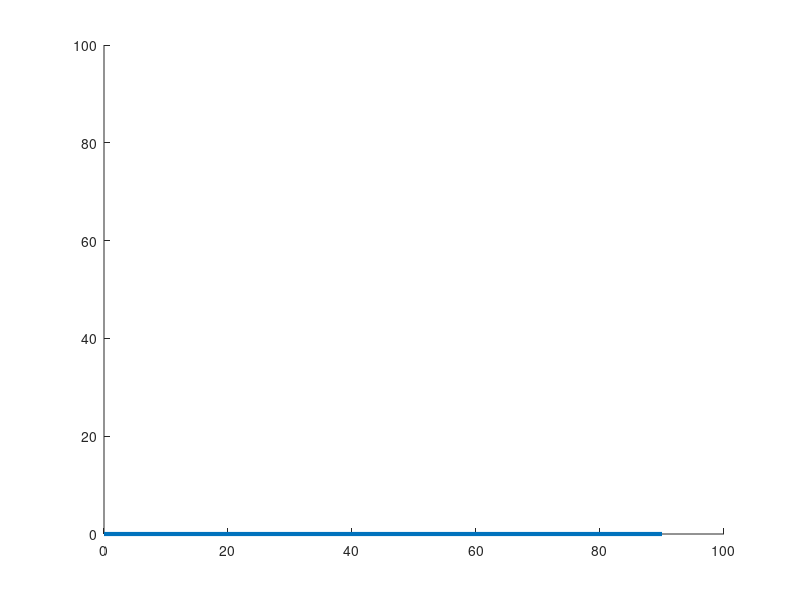

Recreate this plot in MATLAB. (Note: this script raises an error after producing the figure.)
%clear existing windows
close all; hold on;

%workspace dimensions
xMax = 100;
yMax = 100;
axis([0 xMax 0 yMax])

%robot
base = [0,0];
link1Length = 70; link2Length = 20;
link1maxAngle = 90; link2maxAngle = 360; step = 1;

%init robot laying on bottom of workspace
link1Start = base;  link1End = [link1Start(1)+link1Length,0];
link2Start = [link1End(1),0];  link2End = [link2Start(1)+link2Length,0];

%MATLAB line has a strange coordinate format:
%line([x1, x2], [y1, y2])
link1 = line([link1Start(1), link1End(1)], [link1Start(2), link1End(2)], 'LineWidth', 3);
link2 = line([link2Start(1), link2End(1)], [link2Start(2), link2End(2)], 'LineWidth', 3);

%place random obstacles
obstacle1 = generateObstacle(xMax, yMax);
obstacle2 = generateObstacle(xMax, yMax);
obstacle3 = generateObstacle(xMax, yMax);
obstacle4 = generateObstacle(xMax, yMax);
%pack the obstacle positions to reduce get/set overhead later
obstaclePositions = [get(obstacle1, 'Position'); get(obstacle2, 'Position');
    get(obstacle3, 'Position'); get(obstacle4, 'Position')]; 

%move robot and record collisions
collisionData = zeros(link1maxAngle, link2maxAngle);
circle2 = circle(link2);
[Xc2, Yc2] = drawCircle(circle2);
hp = plot(Xc2, Yc2);
set(hp, 'XDataSource', 'Xc2')
set(hp, 'YDataSource', 'Yc2')
linkdata on
tic;
for i = 1:step:link1maxAngle
rotateLink(link1, step);
updateJoint(link1, link2);
circle2 = circle(link2);
[Xc2, Yc2]= drawCircle(circle2);
refreshdata
drawnow
pause(0.001)
if (collisionSimple(link1, obstaclePositions))
    collisionData(i,:) = 1; %don't test link2 if link1 collided
elseif(collisionRadial(circle2, obstaclePositions))
    for j = 1:step:link2maxAngle
        rotateLink(link2, step);
        if(collisionSimple(link2, obstaclePositions))
            collisionData(i,j) = 1;
            isCollided=0;
        end
    end
end
end
toc

%plot configuration space
figure;
axis([0 link1maxAngle 0 link2maxAngle])
contourf(collisionData')
colormap(1-gray)
xlabel('angle link 1'); ylabel('angle link 2');

